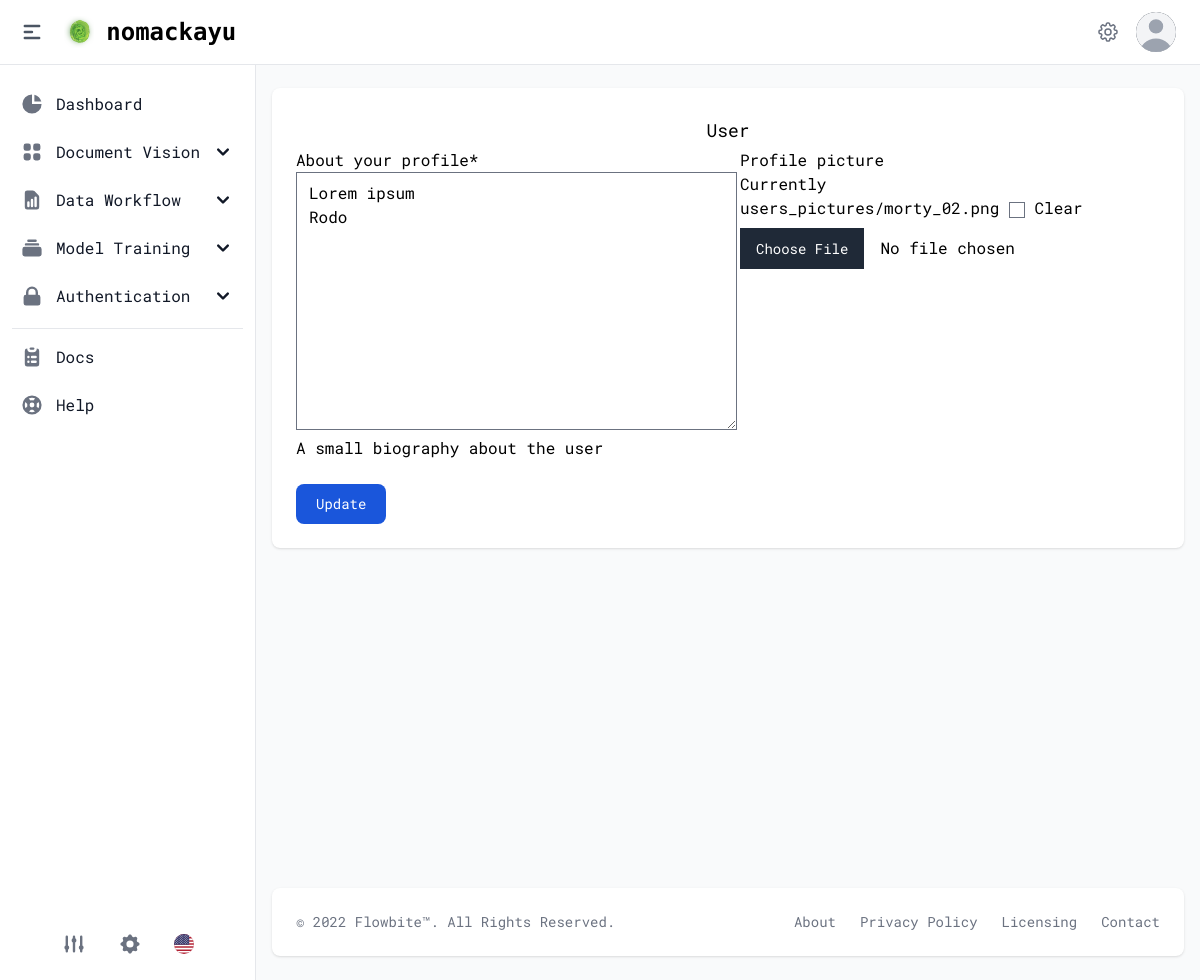
Page /users/update/profile/ (signed in) on the earlier database version.
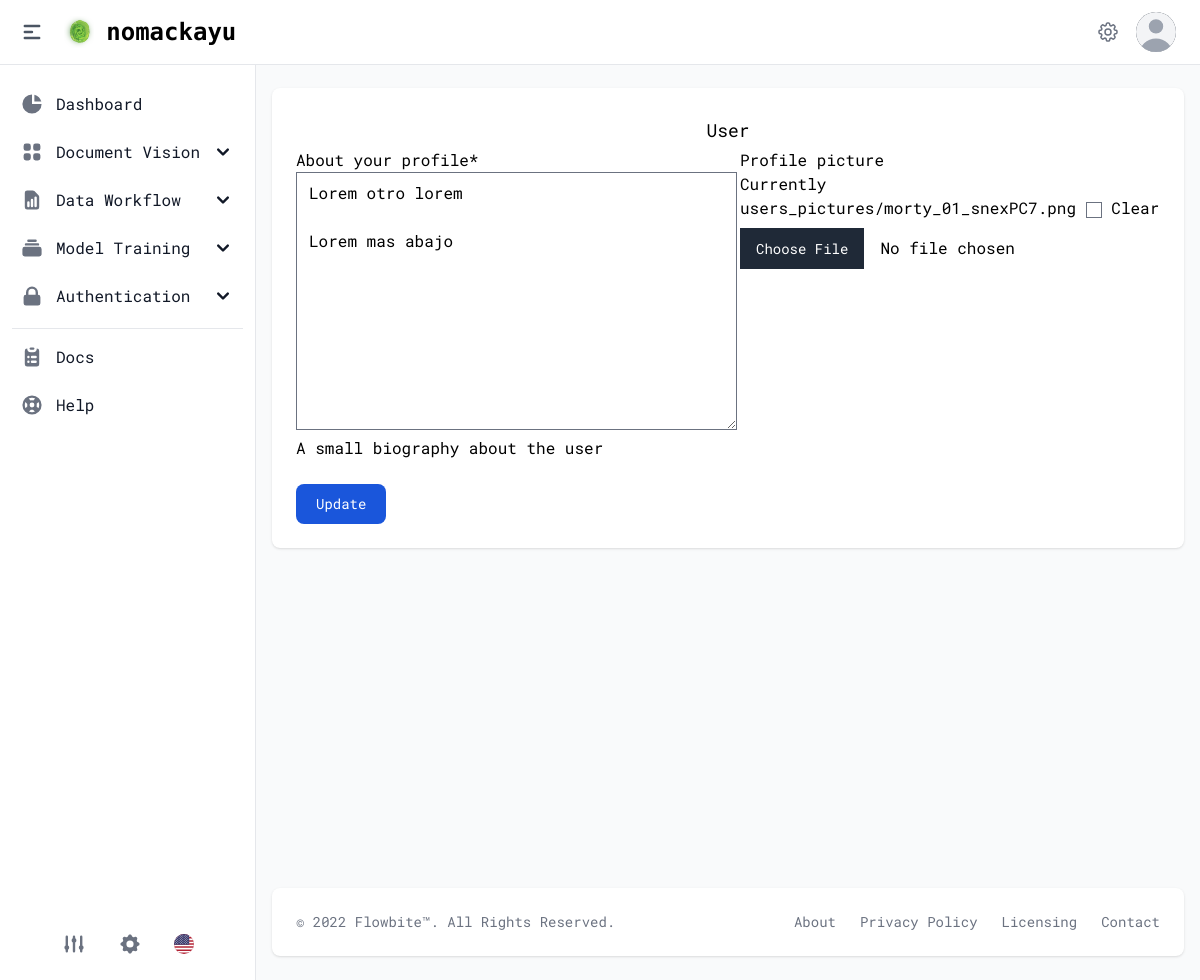
Same page on the later database version.
### apps/users/models/profiles.py (models this page shows, shortened)
class Profile(TimeStampedModel):
    user = models.OneToOneField("users.User", on_delete=models.CASCADE)
    picture = models.ImageField(
        _("profile picture"),
        blank=True,
        max_length=100,
        null=True,
        upload_to="users_pictures/"
    )
    biography = models.TextField(
        _("About your profile"),
        default="Update your bio ...",
        help_text=_("A small biography about the user"),
        max_length=500,
    )

### apps/users/views.py (the view, shortened to what this page needs)
class UpdateProfileView(LoginRequiredMixin, UpdateView):
    template_name = "users/user_update_profile.html"
    model = Profile
    fields = ["biography","picture"]
    success_message = _("Profile successfully updated")
    def get_form(self, *args, **kwargs):
        form = super(UpdateProfileView, self).get_form(*args, **kwargs)
        form.fields["biography"].widget.attrs.update(
            {"placeholder": "change you bio..", "maxlength": 500, "required": True}
        )
        return form
    def get_object(self):
        return self.request.user.profile

### apps/users/context_processors.py (called while the page is built)
def allauth_settings(request):
    return {
        "ACCOUNT_ALLOW_REGISTRATION": settings.ACCOUNT_ALLOW_REGISTRATION,
    }

### apps/templates/users/user_update_profile.html (shortened to what this page needs)
{% extends "base.html" %}
{% load static %}
{% load i18n %}
{% load crispy_forms_tags %}
{% block content %}
    <section class="bg-gray-50 dark:bg-gray-900">
        <div class="h-screen px-4 pt-6">
            <div class="p-4 bg-white rounded-lg shadow sm:p-6 xl:p-8 dark:bg-gray-800">
                <div class="my-1 text-lg text-center">{% translate "User" %}</div>
                <form method="post"
                      action="{% url "users:update_profile" %}"
                      enctype="multipart/form-data">
                    <div class="grid gap-6 mb-6 md:grid-cols-2">
                        {{ form|crispy }}
                    </div>
                    <button type="submit"
                            class="text-white bg-blue-700 hover:bg-blue-800 focus:ring-4 focus:outline-none focus:ring-blue-300 font-medium rounded-lg text-sm w-full sm:w-auto px-5 py-2.5 text-center dark:bg-blue-600 dark:hover:bg-blue-700 dark:focus:ring-blue-800">
                        {% translate "Update" %}
                    </button>
                </form>
            </div>
        </div>
    </section>
{% endblock content %}

Differences in the rows shown:
changed Profile: biography "Lorem ipsum Rodo" → "Lorem otro lorem Lorem mas abajo"
Other differences:
text no longer shown: "About your profile * A small biography about the user Profile picture Currently users_pictures/morty_02.png Clear"
text now shown: "About your profile * A small biography about the user Profile picture Currently users_pictures/morty_01_snexPC7.png Clear"
